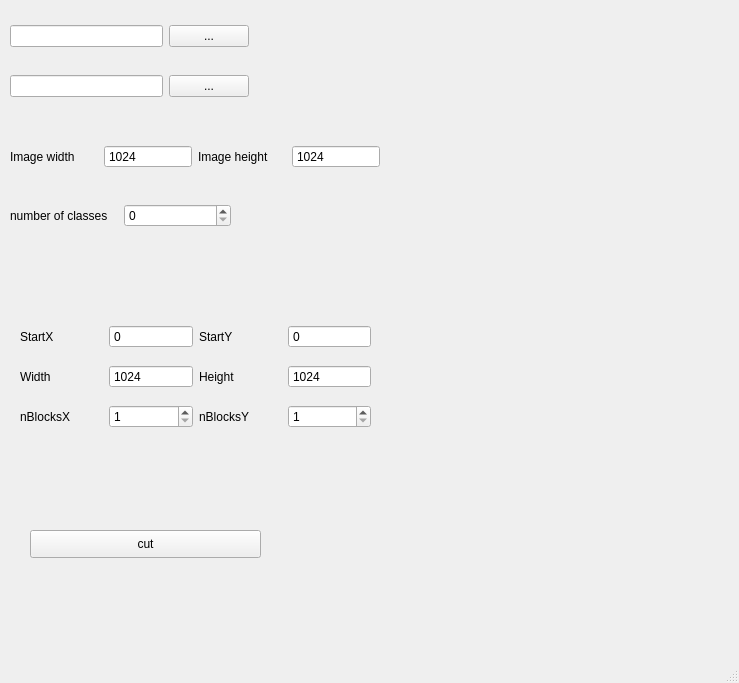
<?xml version="1.0" encoding="UTF-8"?>
<ui version="4.0">
 <class>ProbabilityFileCropper</class>
 <widget class="QMainWindow" name="ProbabilityFileCropper">
  <property name="geometry">
   <rect>
    <x>0</x>
    <y>0</y>
    <width>739</width>
    <height>683</height>
   </rect>
  </property>
  <property name="windowTitle">
   <string>MainWindow</string>
  </property>
  <widget class="QWidget" name="centralwidget">
   <widget class="QPushButton" name="cut">
    <property name="geometry">
     <rect>
      <x>30</x>
      <y>530</y>
      <width>231</width>
      <height>28</height>
     </rect>
    </property>
    <property name="text">
     <string>cut</string>
    </property>
   </widget>
   <widget class="QWidget" name="layoutWidget">
    <property name="geometry">
     <rect>
      <x>10</x>
      <y>20</y>
      <width>239</width>
      <height>32</height>
     </rect>
    </property>
    <layout class="QHBoxLayout" name="horizontalLayout">
     <item>
      <widget class="QLineEdit" name="probabilityFileName"/>
     </item>
     <item>
      <widget class="QPushButton" name="selectProbabiltyFile">
       <property name="text">
        <string>...</string>
       </property>
      </widget>
     </item>
    </layout>
   </widget>
   <widget class="QWidget" name="layoutWidget">
    <property name="geometry">
     <rect>
      <x>10</x>
      <y>70</y>
      <width>239</width>
      <height>32</height>
     </rect>
    </property>
    <layout class="QHBoxLayout" name="horizontalLayout_2">
     <item>
      <widget class="QLineEdit" name="directoryToSaveFile"/>
     </item>
     <item>
      <widget class="QPushButton" name="selectDirectory">
       <property name="text">
        <string>...</string>
       </property>
      </widget>
     </item>
    </layout>
   </widget>
   <widget class="QWidget" name="layoutWidget_4">
    <property name="geometry">
     <rect>
      <x>20</x>
      <y>320</y>
      <width>351</width>
      <height>33</height>
     </rect>
    </property>
    <layout class="QHBoxLayout" name="horizontalLayoutStartPoint">
     <item>
      <widget class="QLabel" name="label_4">
       <property name="text">
        <string>StartX</string>
       </property>
      </widget>
     </item>
     <item>
      <widget class="QSpinBox" name="startX">
       <property name="buttonSymbols">
        <enum>QAbstractSpinBox::NoButtons</enum>
       </property>
       <property name="maximum">
        <number>100000</number>
       </property>
       <property name="value">
        <number>0</number>
       </property>
      </widget>
     </item>
     <item>
      <widget class="QLabel" name="label_5">
       <property name="text">
        <string>StartY</string>
       </property>
      </widget>
     </item>
     <item>
      <widget class="QSpinBox" name="startY">
       <property name="buttonSymbols">
        <enum>QAbstractSpinBox::NoButtons</enum>
       </property>
       <property name="maximum">
        <number>100000</number>
       </property>
       <property name="value">
        <number>0</number>
       </property>
      </widget>
     </item>
    </layout>
   </widget>
   <widget class="QWidget" name="layoutWidget_5">
    <property name="geometry">
     <rect>
      <x>20</x>
      <y>360</y>
      <width>351</width>
      <height>33</height>
     </rect>
    </property>
    <layout class="QHBoxLayout" name="horizontalLayoutImageSize">
     <item>
      <widget class="QLabel" name="label_6">
       <property name="text">
        <string>Width</string>
       </property>
      </widget>
     </item>
     <item>
      <widget class="QSpinBox" name="width">
       <property name="buttonSymbols">
        <enum>QAbstractSpinBox::NoButtons</enum>
       </property>
       <property name="maximum">
        <number>100000</number>
       </property>
       <property name="value">
        <number>1024</number>
       </property>
      </widget>
     </item>
     <item>
      <widget class="QLabel" name="label_7">
       <property name="text">
        <string>Height</string>
       </property>
      </widget>
     </item>
     <item>
      <widget class="QSpinBox" name="height">
       <property name="buttonSymbols">
        <enum>QAbstractSpinBox::NoButtons</enum>
       </property>
       <property name="maximum">
        <number>100000</number>
       </property>
       <property name="value">
        <number>1024</number>
       </property>
      </widget>
     </item>
    </layout>
   </widget>
   <widget class="QWidget" name="layoutWidget_8">
    <property name="geometry">
     <rect>
      <x>20</x>
      <y>400</y>
      <width>351</width>
      <height>33</height>
     </rect>
    </property>
    <layout class="QHBoxLayout" name="horizontalLayoutNUmberofBlocks">
     <item>
      <widget class="QLabel" name="label_27">
       <property name="text">
        <string>nBlocksX</string>
       </property>
      </widget>
     </item>
     <item>
      <widget class="QSpinBox" name="numBlocksX">
       <property name="minimum">
        <number>1</number>
       </property>
       <property name="maximum">
        <number>10000</number>
       </property>
       <property name="value">
        <number>1</number>
       </property>
      </widget>
     </item>
     <item>
      <widget class="QLabel" name="label_29">
       <property name="text">
        <string>nBlocksY</string>
       </property>
      </widget>
     </item>
     <item>
      <widget class="QSpinBox" name="numBlocksY">
       <property name="minimum">
        <number>1</number>
       </property>
       <property name="maximum">
        <number>10000</number>
       </property>
       <property name="value">
        <number>1</number>
       </property>
      </widget>
     </item>
    </layout>
   </widget>
   <widget class="QWidget" name="layoutWidget_6">
    <property name="geometry">
     <rect>
      <x>10</x>
      <y>140</y>
      <width>370</width>
      <height>33</height>
     </rect>
    </property>
    <layout class="QHBoxLayout" name="horizontalLayoutImageSize_2">
     <item>
      <widget class="QLabel" name="label_8">
       <property name="text">
        <string>Image width</string>
       </property>
      </widget>
     </item>
     <item>
      <widget class="QSpinBox" name="imageWidth">
       <property name="buttonSymbols">
        <enum>QAbstractSpinBox::NoButtons</enum>
       </property>
       <property name="maximum">
        <number>100000</number>
       </property>
       <property name="value">
        <number>1024</number>
       </property>
      </widget>
     </item>
     <item>
      <widget class="QLabel" name="label_9">
       <property name="text">
        <string>Image height</string>
       </property>
      </widget>
     </item>
     <item>
      <widget class="QSpinBox" name="imageHeight">
       <property name="buttonSymbols">
        <enum>QAbstractSpinBox::NoButtons</enum>
       </property>
       <property name="maximum">
        <number>100000</number>
       </property>
       <property name="value">
        <number>1024</number>
       </property>
      </widget>
     </item>
    </layout>
   </widget>
   <widget class="QWidget" name="layoutWidget">
    <property name="geometry">
     <rect>
      <x>10</x>
      <y>200</y>
      <width>221</width>
      <height>32</height>
     </rect>
    </property>
    <layout class="QHBoxLayout" name="horizontalLayout_4">
     <item>
      <widget class="QLabel" name="label">
       <property name="text">
        <string>number of classes</string>
       </property>
      </widget>
     </item>
     <item>
      <widget class="QSpinBox" name="numClasses"/>
     </item>
    </layout>
   </widget>
   <zorder>cut</zorder>
   <zorder>layoutWidget</zorder>
   <zorder>layoutWidget</zorder>
   <zorder>layoutWidget_4</zorder>
   <zorder>layoutWidget_5</zorder>
   <zorder>layoutWidget_8</zorder>
   <zorder>layoutWidget_6</zorder>
   <zorder>layoutWidget</zorder>
   <zorder>label</zorder>
  </widget>
  <widget class="QMenuBar" name="menubar">
   <property name="geometry">
    <rect>
     <x>0</x>
     <y>0</y>
     <width>739</width>
     <height>26</height>
    </rect>
   </property>
  </widget>
  <widget class="QStatusBar" name="statusbar"/>
 </widget>
 <resources/>
 <connections/>
</ui>
